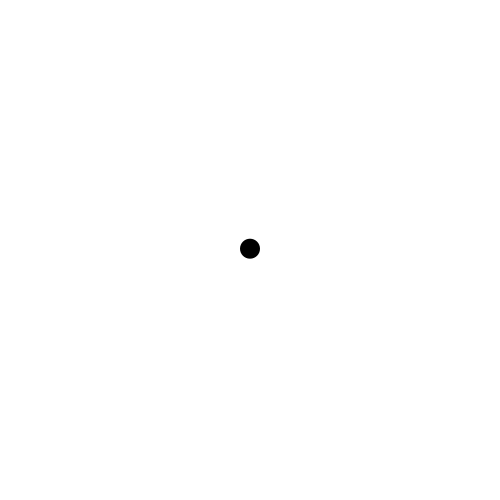
Frame 1 (no input)
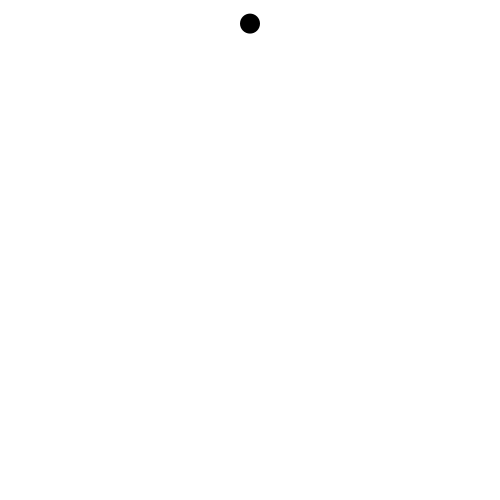
Frame 60 (the mouse pressed at the canvas centre just before this capture)
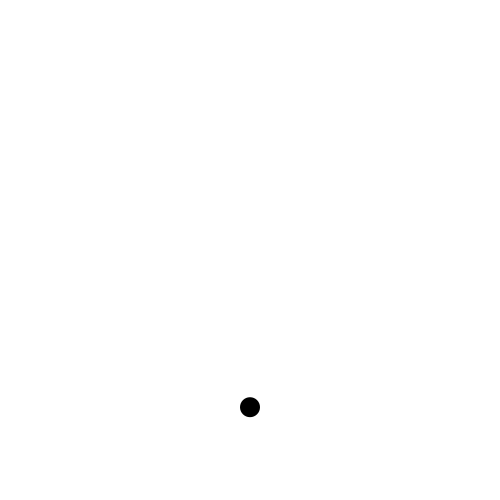
Frame 120 (the mouse held since frame 60 and released just before this capture)

The Processing sketch that drew these frames (run headless with seeded random() and noise(); from frame 60 on, the mouse is pressed at the canvas centre):

// Processing sketch: Trying_Gravity
// ── Trying_Gravity.pde
PVector location;
PVector velocity;
PVector acceleration;
int diameter;
int radius;

void setup(){
  size(500,500);
  location = new PVector(250,250);
  velocity = new PVector(0,-1.2);
  acceleration = new PVector(0,-0.1);
  diameter = 20;
  radius = diameter/2;
}

void draw(){
   background(255);

  velocity.add(acceleration);
  location.add(velocity);
  
  if(location.x > width - radius || location.x < radius){
    velocity.x *= -1;
  }
  else if(location.y >height- radius || location.y < radius){
    velocity.y *=-1;
    acceleration.y *= -1;
  }
   
   velocity.limit(10);

  fill(0);
  noStroke();
  ellipse(location.x,location.y,diameter, diameter);
}
